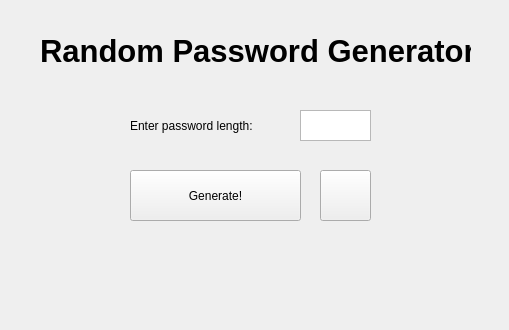
<?xml version="1.0" encoding="UTF-8"?>
<ui version="4.0">
 <class>random_password_generator</class>
 <widget class="QWidget" name="random_password_generator">
  <property name="geometry">
   <rect>
    <x>0</x>
    <y>0</y>
    <width>509</width>
    <height>330</height>
   </rect>
  </property>
  <property name="windowTitle">
   <string>Random Password Generator</string>
  </property>
  <widget class="QLabel" name="title_label">
   <property name="geometry">
    <rect>
     <x>40</x>
     <y>30</y>
     <width>431</width>
     <height>41</height>
    </rect>
   </property>
   <property name="font">
    <font>
     <pointsize>23</pointsize>
     <weight>75</weight>
     <bold>true</bold>
    </font>
   </property>
   <property name="layoutDirection">
    <enum>Qt::LeftToRight</enum>
   </property>
   <property name="text">
    <string>Random Password Generator</string>
   </property>
  </widget>
  <widget class="QPushButton" name="generate_button">
   <property name="geometry">
    <rect>
     <x>130</x>
     <y>170</y>
     <width>171</width>
     <height>51</height>
    </rect>
   </property>
   <property name="text">
    <string>Generate!</string>
   </property>
  </widget>
  <widget class="QTextEdit" name="pass_length_text_edit">
   <property name="geometry">
    <rect>
     <x>300</x>
     <y>110</y>
     <width>71</width>
     <height>31</height>
    </rect>
   </property>
  </widget>
  <widget class="QLabel" name="pass_length_label">
   <property name="geometry">
    <rect>
     <x>130</x>
     <y>110</y>
     <width>161</width>
     <height>31</height>
    </rect>
   </property>
   <property name="text">
    <string>Enter password length:</string>
   </property>
  </widget>
  <widget class="QLabel" name="password_label">
   <property name="geometry">
    <rect>
     <x>40</x>
     <y>240</y>
     <width>431</width>
     <height>61</height>
    </rect>
   </property>
   <property name="font">
    <font>
     <pointsize>30</pointsize>
     <weight>75</weight>
     <bold>true</bold>
    </font>
   </property>
   <property name="toolTipDuration">
    <number>-1</number>
   </property>
   <property name="layoutDirection">
    <enum>Qt::LeftToRight</enum>
   </property>
   <property name="lineWidth">
    <number>1</number>
   </property>
   <property name="text">
    <string/>
   </property>
   <property name="alignment">
    <set>Qt::AlignCenter</set>
   </property>
   <property name="textInteractionFlags">
    <set>Qt::LinksAccessibleByMouse|Qt::TextSelectableByMouse</set>
   </property>
  </widget>
  <widget class="QPushButton" name="copy_button">
   <property name="geometry">
    <rect>
     <x>320</x>
     <y>170</y>
     <width>51</width>
     <height>51</height>
    </rect>
   </property>
   <property name="text">
    <string/>
   </property>
   <property name="icon">
    <iconset>
     <normaloff>copy.png</normaloff>copy.png</iconset>
   </property>
  </widget>
 </widget>
 <resources/>
 <connections/>
</ui>
